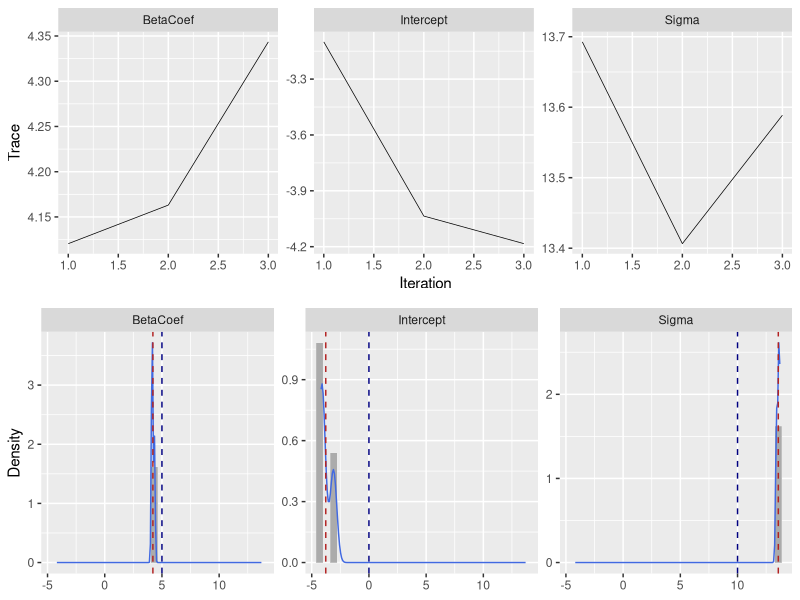
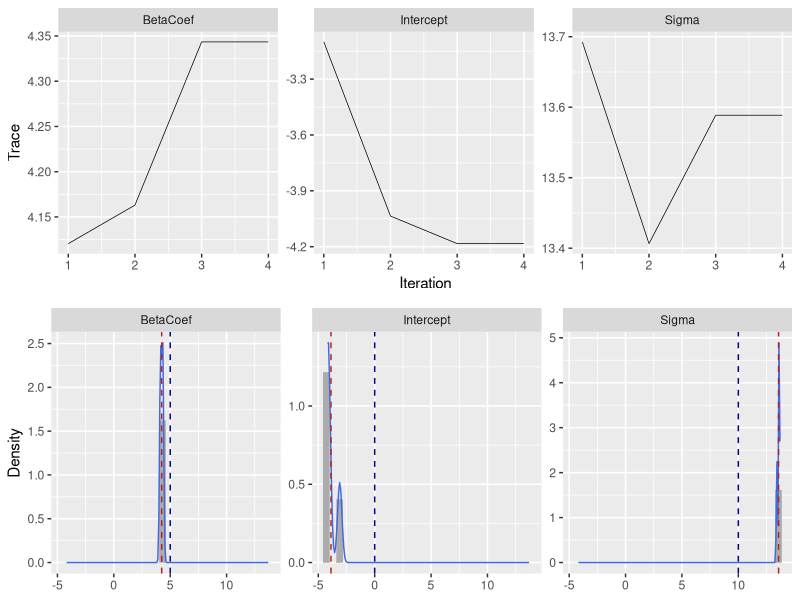
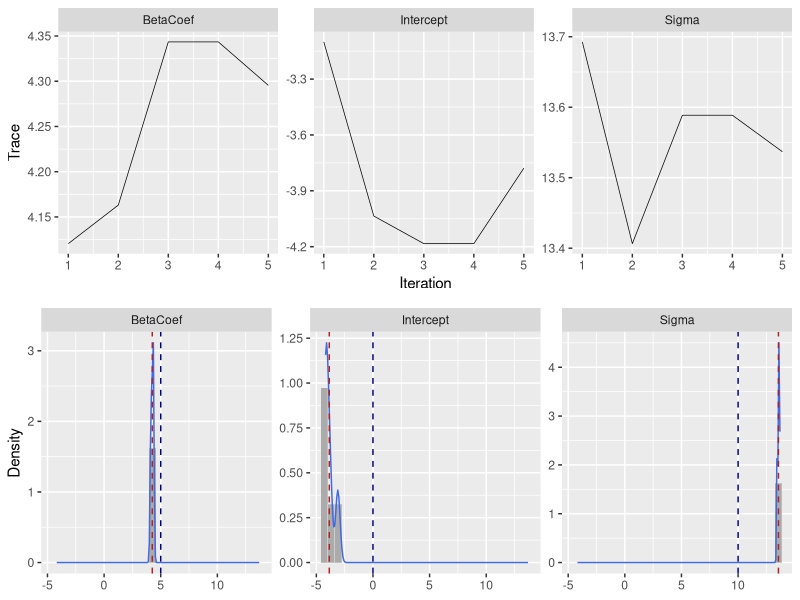
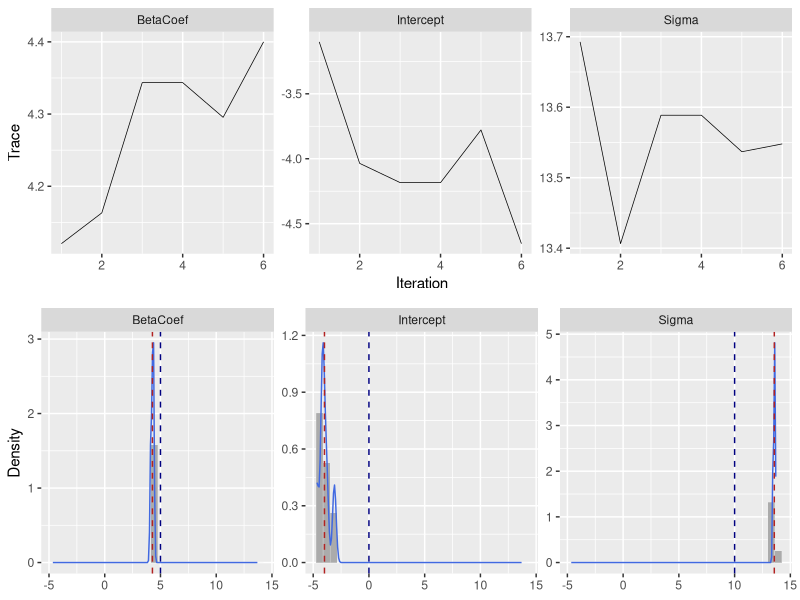
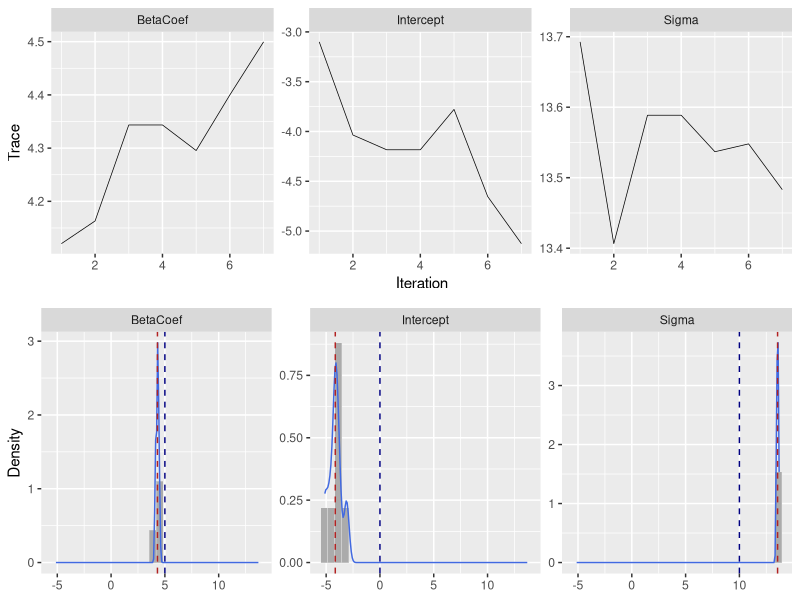
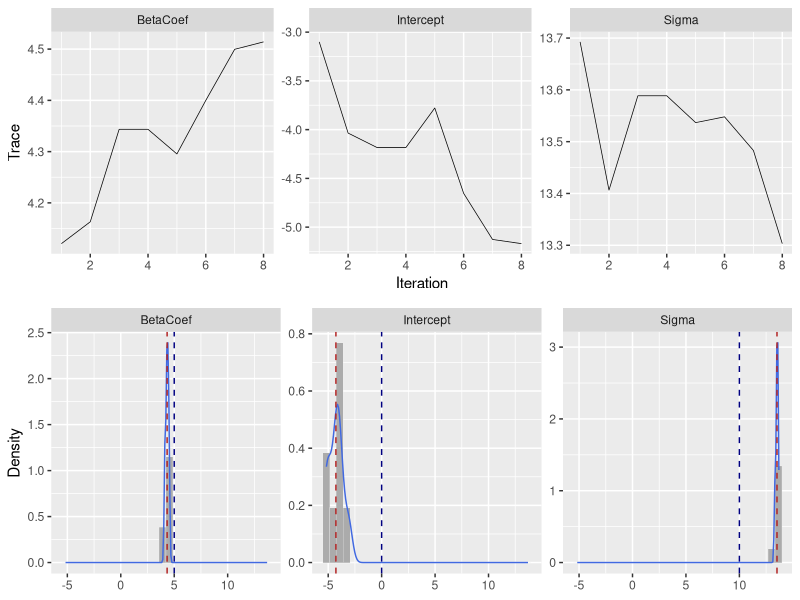
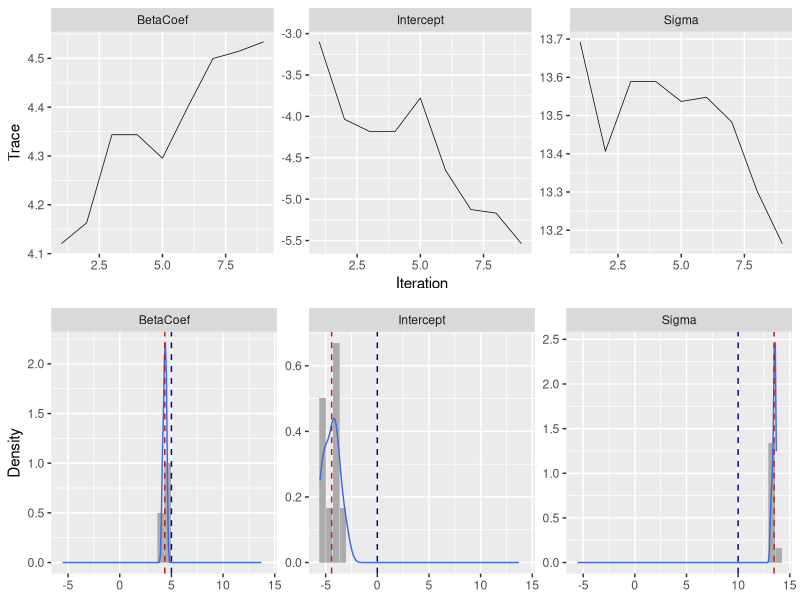
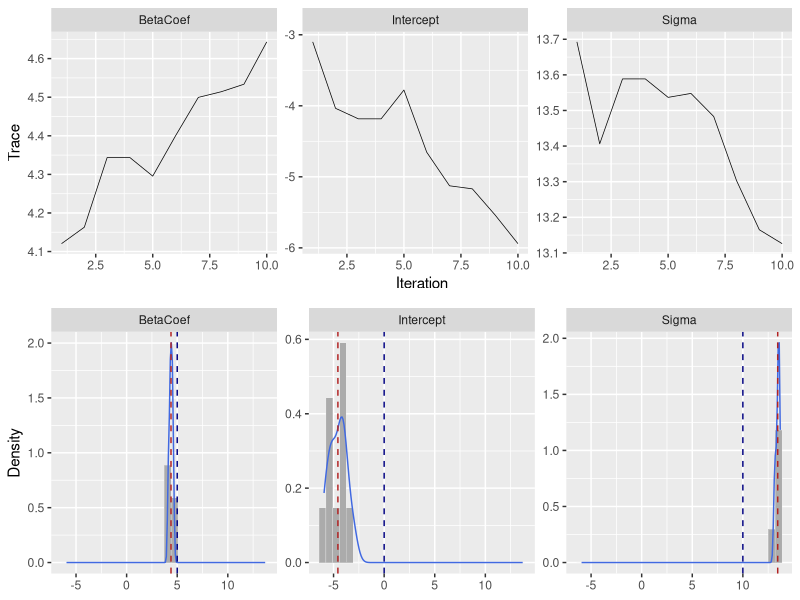

Recreate these plots in R, in order. (Note: a time limit stopped this script after it produced the figures.)
# Compute the posterior distribution of the parameters: π(θ|X)
# The idea of MCMC is to “sample” from parameter values θi 
# in such a way that the resulting distribution approximates 
# the posterior distribution.

# Recall that Markov Chain is a random process that 
# depends only on its previous state, and that (if ergodic), 
# leads to a stationary distributoin.
# 
# The “trick” is to find sampling rules (MCMC algorithms) 
# that asymptotically approach the correct distribution.
# 
# There are several such (related) algorithms: 
# - Metropolis-Hastings 
# - Gibbs Sampling 
# - No U-Turn Sampling (NUTS) 
# - Reversible Jump

## ---- Loading Packages -----------
library(tidyverse)

## ---- Creating Data ----------------
true_beta <- 5
true_intercept <- 0
true_std <- 10
nobs <- 31

dta <- tibble(
  # create independent x-values
  x = (-(nobs - 1)/2):((nobs - 1)/2),
  # create dependent values according to ax + b + N(0,sd)
  y = true_beta * x + true_intercept + rnorm(n = nobs, mean = 0, sd = true_std)
)

## ---- Likelihood --------------
likelihood <- function(param, data) {
  beta <- param[1]
  intercept <- param[2]
  std <- param[3]
  
  pred <- beta * data$x + intercept
  single_likelihoods <- dnorm(data$y, mean = pred, sd = std, log = T)
  total_loglikelihoods <- sum(single_likelihoods)
  return(total_loglikelihoods)
}

## ---- Plotting Likelihood Profiles ------------
# Example: plot the likelihood profile of the slope a
# slopevalues <- function(x) {
#   return(likelihood(c(x, true_intercept, true_std)))
# }
# slopelikelihoods <- lapply(seq(3, 7, by = 0.05), slopevalues)
# 
# plot(seq(3, 7, by = 0.05), slopelikelihoods, type = "l", 
#      xlab = "values of slope parameter a", 
#      ylab = "Log likelihood")

## ---- Prior distribution ---------------
prior <- function(param) {
  a <- param[1]
  b <- param[2]
  sd <- param[3]
  aprior <- dunif(a, min = 0, max = 10, log = T)
  bprior <- dnorm(b, sd = 5, log = T)
  sdprior <- dunif(sd, min = 0, max = 30, log = T)
  return(aprior + bprior + sdprior)
}

## ---- Posterior distribution ---------------
posterior <- function(param, data){
  return(likelihood(param, data) + prior(param))
}

## ---- Metropolis algorithm ------------
proposalfunction <- function(param) {
  return(rnorm(3, mean = param, sd = c(0.1, 0.5, 0.3)))
}

run_metropolis_MCMC <- function(startvalue, iterations, data) {
  chain <- array(dim = c(iterations + 1, 3))
  chain[1, ] <- startvalue
  for (i in 1:iterations) {
    proposal <- proposalfunction(chain[i, ])
    
    probab <- exp(posterior(proposal, data) - posterior(chain[i, ], data))
    if (runif(1) < probab) {
      chain[i + 1, ] <- proposal
    } else {
      chain[i + 1, ] <- chain[i, ]
    }
  }
  return(chain)
}

## ---- Running Metropolis and collect results --------------
startvalue <- c(beta = 4, intercept = 0, std = 10)
chain <- run_metropolis_MCMC(startvalue, 2000, data = dta)

burnIn <- 1500
acceptance <- 1 - mean(duplicated(chain[-(1:burnIn), ]))

## ---- Summary and Plots ---------------
chain_df <- data.frame(
  BetaCoef = chain[-(1:burnIn), 1],
  Intercept = chain[-(1:burnIn), 2],
  Sigma = chain[-(1:burnIn), 3]
)
true_params <- data.frame(
  id = 1:3,
  key = c("BetaCoef", "Intercept", "Sigma"),
  value = c(true_beta, true_intercept, true_std)
)

pdf(file = "Bayesian-Trace.pdf", width = 8, height = 5, onefile = TRUE)
for (i in 3:nrow(chain_df)) {
  df <- chain_df[1:i,]
  df_ <- df %>% rownames_to_column("id") %>% 
    mutate_at("id", parse_integer) %>% 
    gather(key, value, -id)

  est_params <- df_ %>% 
    group_by(key) %>% 
    summarize(value = mean(value)) %>% 
    bind_cols(id = 1:3)
  
  plt1 <- df_ %>% 
    ggplot(aes(id, value)) +
    geom_line(group = 1, size = 0.25) +
    facet_wrap( ~ key, scales = "free_y", nrow = 1) +
    labs(x = "Iteration", y = "Trace")
  plt2 <- df_ %>% 
    ggplot(aes(value)) +
    geom_histogram(aes(y = ..density..), bins = 30, size = 0.1,
                   fill = "#ababab", color = "#efefef") +
    stat_density(geom = "line", n = 200, col = "royalblue") +
    facet_wrap(~ key, nrow = 1, scales = "free_y") +
    geom_vline(color = "navyblue", aes(xintercept = value),
               data = true_params, linetype = "dashed") +
    geom_vline(color = "firebrick", aes(xintercept = value),
               data = est_params, linetype = "dashed") +
    labs(x = NULL, y = "Density")
  
  gridExtra::grid.arrange(plt1, plt2, ncol = 1)
  if (i %% 100 == 0) cat("Iteration", i, "of", nrow(chain_df) - 3, "is completed.\n")
}
dev.off()


## ---- Result from Linear Model Fit ----------
mdl <- lm(y ~ x, data = dta)
summary(mdl)
